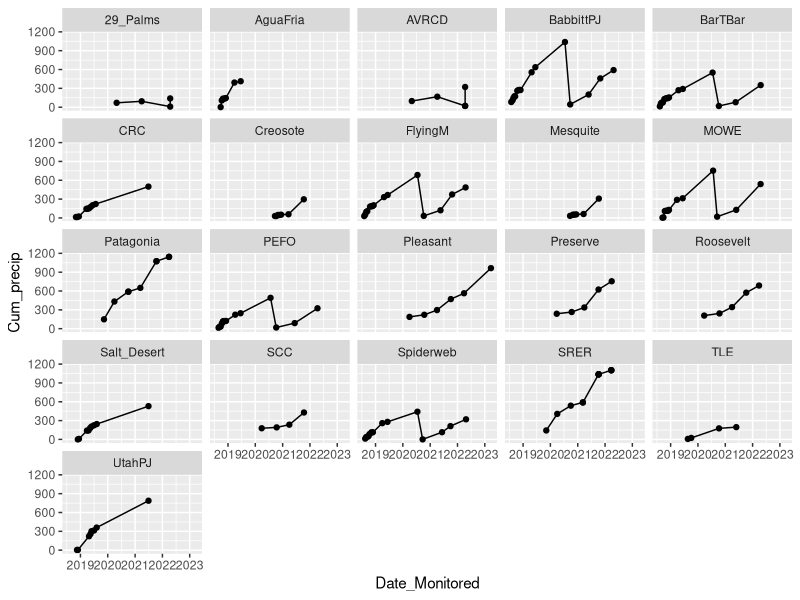
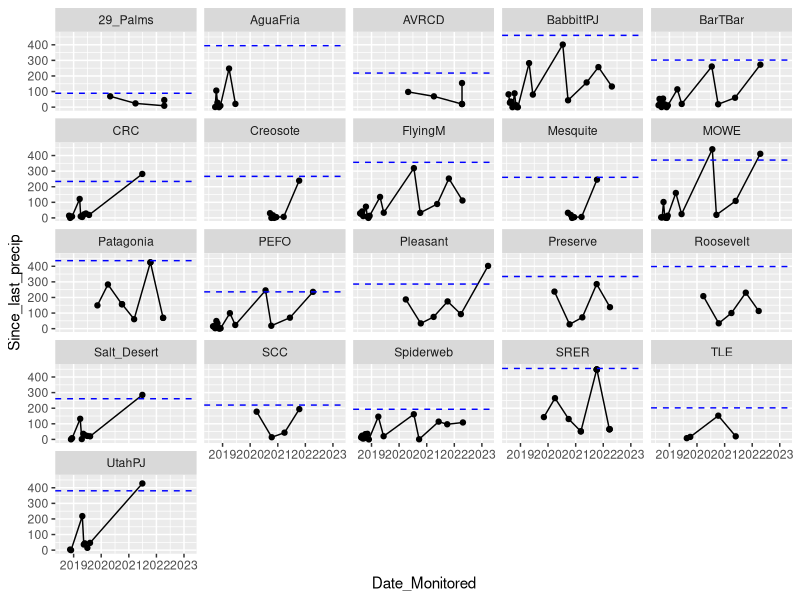

Reproduce these figures in R, in order.
# Created: 2023-09-28
# Last updated: 2023-09-28

# Purpose: Explore precip trends

library(tidyverse)

# Load data ---------------------------------------------------------------

ppt.raw <- read_csv("data/cleaned/monitoring-events-with-PRISM-climate-data_clean.csv")


# Graph -------------------------------------------------------------------

# Cumulative
ppt.raw |> 
  ggplot(aes(x = Date_Monitored, y = Cum_precip)) +
  geom_point() +
  geom_line() +
  facet_wrap(~Site) 

# Since last monitoring event
ppt.raw |> 
  ggplot(aes(x = Date_Monitored, y = Since_last_precip)) +
  geom_point() +
  geom_line() +
  facet_wrap(~Site) +
  geom_hline(aes(yintercept = ppt.raw$MAP),
             color = "blue",
             linetype = "dashed")
#   29_Palms, AVRCD, Creosote, Mesquite didn't have 3 point variation
#     (either low-high-low or high-low-high)
